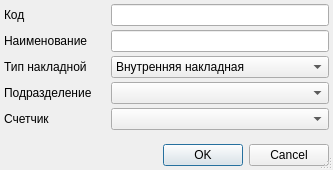
<?xml version="1.0" encoding="UTF-8"?>
<ui version="4.0">
 <class>StockMotionNumberEditorDialog</class>
 <widget class="QDialog" name="StockMotionNumberEditorDialog">
  <property name="geometry">
   <rect>
    <x>0</x>
    <y>0</y>
    <width>333</width>
    <height>170</height>
   </rect>
  </property>
  <property name="windowTitle">
   <string>ChangeMe!</string>
  </property>
  <property name="sizeGripEnabled">
   <bool>true</bool>
  </property>
  <layout class="QGridLayout" name="gridLayout">
   <property name="margin">
    <number>4</number>
   </property>
   <property name="spacing">
    <number>4</number>
   </property>
   <item row="2" column="0">
    <widget class="QLabel" name="lblStockMotionType">
     <property name="sizePolicy">
      <sizepolicy hsizetype="Maximum" vsizetype="Preferred">
       <horstretch>0</horstretch>
       <verstretch>0</verstretch>
      </sizepolicy>
     </property>
     <property name="text">
      <string>Тип накладной</string>
     </property>
    </widget>
   </item>
   <item row="5" column="0">
    <spacer>
     <property name="orientation">
      <enum>Qt::Vertical</enum>
     </property>
     <property name="sizeHint" stdset="0">
      <size>
       <width>103</width>
       <height>16</height>
      </size>
     </property>
    </spacer>
   </item>
   <item row="1" column="1">
    <widget class="QLineEdit" name="edtName"/>
   </item>
   <item row="4" column="0">
    <widget class="QLabel" name="lblCounter">
     <property name="sizePolicy">
      <sizepolicy hsizetype="Maximum" vsizetype="Preferred">
       <horstretch>0</horstretch>
       <verstretch>0</verstretch>
      </sizepolicy>
     </property>
     <property name="text">
      <string>Счетчик</string>
     </property>
    </widget>
   </item>
   <item row="1" column="0">
    <widget class="QLabel" name="lblStockMotionType_2">
     <property name="sizePolicy">
      <sizepolicy hsizetype="Maximum" vsizetype="Preferred">
       <horstretch>0</horstretch>
       <verstretch>0</verstretch>
      </sizepolicy>
     </property>
     <property name="text">
      <string>Наименование</string>
     </property>
    </widget>
   </item>
   <item row="0" column="1">
    <widget class="QLineEdit" name="edtCode"/>
   </item>
   <item row="2" column="1">
    <widget class="QComboBox" name="cmbStockMotionType">
     <item>
      <property name="text">
       <string>Внутренняя накладная</string>
      </property>
     </item>
     <item>
      <property name="text">
       <string>Инвентаризация</string>
      </property>
     </item>
     <item>
      <property name="text">
       <string>Финансовая переброска</string>
      </property>
     </item>
     <item>
      <property name="text">
       <string>Производство</string>
      </property>
     </item>
     <item>
      <property name="text">
       <string>Списание на пациента</string>
      </property>
     </item>
     <item>
      <property name="text">
       <string>Возврат от пациента</string>
      </property>
     </item>
     <item>
      <property name="text">
       <string>Резервирование на пациента</string>
      </property>
     </item>
     <item>
      <property name="text">
       <string>Утилизация</string>
      </property>
     </item>
     <item>
      <property name="text">
       <string>Внутреннее потребление</string>
      </property>
     </item>
     <item>
      <property name="text">
       <string>Требование</string>
      </property>
     </item>
     <item>
      <property name="text">
       <string>Накладная от поставщика</string>
      </property>
     </item>
     <item>
      <property name="text">
       <string>Списание остаточных количеств</string>
      </property>
     </item>
    </widget>
   </item>
   <item row="6" column="0" colspan="2">
    <widget class="QDialogButtonBox" name="buttonBox">
     <property name="standardButtons">
      <set>QDialogButtonBox::Cancel|QDialogButtonBox::Ok</set>
     </property>
    </widget>
   </item>
   <item row="4" column="1">
    <widget class="CRBComboBox" name="cmbCounter"/>
   </item>
   <item row="0" column="0">
    <widget class="QLabel" name="lblStockMotionType_3">
     <property name="sizePolicy">
      <sizepolicy hsizetype="Maximum" vsizetype="Preferred">
       <horstretch>0</horstretch>
       <verstretch>0</verstretch>
      </sizepolicy>
     </property>
     <property name="text">
      <string>Код</string>
     </property>
    </widget>
   </item>
   <item row="3" column="0">
    <widget class="QLabel" name="lblOrgStructure">
     <property name="sizePolicy">
      <sizepolicy hsizetype="Maximum" vsizetype="Preferred">
       <horstretch>0</horstretch>
       <verstretch>0</verstretch>
      </sizepolicy>
     </property>
     <property name="text">
      <string>Подразделение</string>
     </property>
    </widget>
   </item>
   <item row="3" column="1">
    <widget class="COrgStructureComboBox" name="cmbOrgStructure"/>
   </item>
  </layout>
 </widget>
 <customwidgets>
  <customwidget>
   <class>CRBComboBox</class>
   <extends>QComboBox</extends>
   <header>library/crbcombobox.h</header>
  </customwidget>
  <customwidget>
   <class>COrgStructureComboBox</class>
   <extends>QComboBox</extends>
   <header>Orgs/OrgStructComboBoxes.h</header>
  </customwidget>
 </customwidgets>
 <tabstops>
  <tabstop>buttonBox</tabstop>
 </tabstops>
 <resources/>
 <connections>
  <connection>
   <sender>buttonBox</sender>
   <signal>accepted()</signal>
   <receiver>StockMotionNumberEditorDialog</receiver>
   <slot>accept()</slot>
   <hints>
    <hint type="sourcelabel">
     <x>149</x>
     <y>72</y>
    </hint>
    <hint type="destinationlabel">
     <x>149</x>
     <y>44</y>
    </hint>
   </hints>
  </connection>
  <connection>
   <sender>buttonBox</sender>
   <signal>rejected()</signal>
   <receiver>StockMotionNumberEditorDialog</receiver>
   <slot>reject()</slot>
   <hints>
    <hint type="sourcelabel">
     <x>149</x>
     <y>72</y>
    </hint>
    <hint type="destinationlabel">
     <x>149</x>
     <y>44</y>
    </hint>
   </hints>
  </connection>
 </connections>
</ui>
